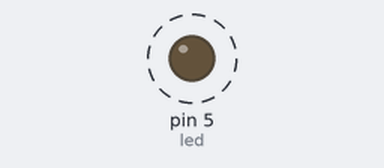
A sketch run on a simulated Arduino Uno, built with avr-gcc and run on an emulated ATmega328P. Shown: output pins drawn as LEDs (lit = HIGH). Dashed ring = blinking.

Above: at 0.15 s.
Timing chart, 0 to 3.0 s (numbered marks = the images above):
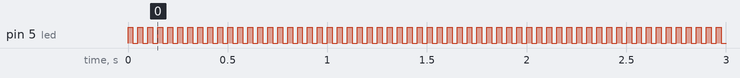

The sketch:

urgent.ino
```cpp
int led = 5;

void setup() {
  pinMode(led, OUTPUT);
}

// the loop function runs over and over again forever
void loop() {
  digitalWrite(led, HIGH);   // turn the LED on (HIGH is the voltage level)
  delay(25);              // wait for a second
  digitalWrite(led, LOW);    // turn the LED off by making the voltage LOW
  delay(25);              // wait for a second
}
```

Measured:
- by itself, pin 5 (led): alternates HIGH for 0.03 s and LOW for 0.03 s
